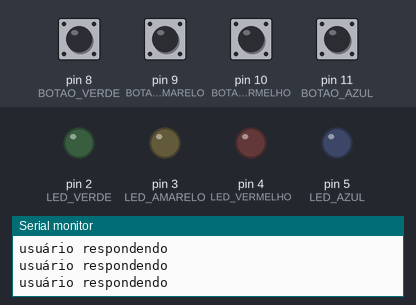
Bench run of a sketch on a simulated Arduino Uno, built with avr-gcc and run on an emulated ATmega328P. Parts: output pins drawn as LEDs (lit = HIGH), the last lines printed to the serial monitor. Dashed ring = blinking. The inputs (shaded band) are chosen by the test bench; at power-on: pin 8 (BOTAO_VERDE), pin 9 (BOTAO_AMARELO), pin 10 (BOTAO_VERMELHO), pin 11 (BOTAO_AZUL) HIGH. Random numbers use the default seed unless the sketch sets one.

Above: at 3.8 s.
3.9 s: pin 9 (BOTAO_AMARELO) pulled LOW for 0.65 s
At 4.8 s:
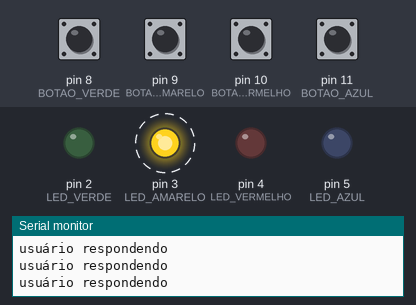
At 6.5 s:
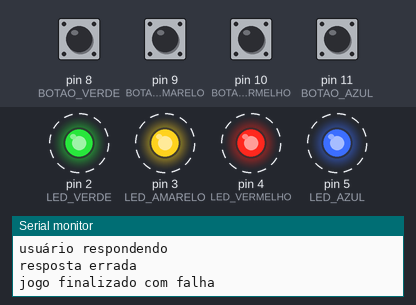
Timing chart, 0 to 13.7 s (numbered marks = the images above; inputs shaded):
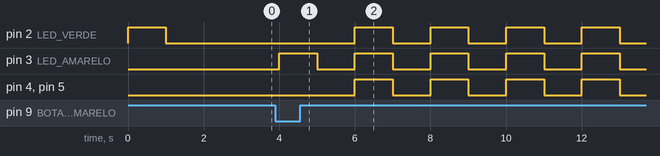

Measured:
- after the input at 3.9 s, pin 2 (LED_VERDE), pin 4 (LED_VERMELHO), pin 5 (LED_AZUL): alternates HIGH for 1.0 s and LOW for 1.0 s, starting after 2.1 s; pin 3 (LED_AMARELO): alternates HIGH for 1.0 s and LOW for 1.0 s, starting after 0.10 s

The sketch:

sketch.ino
```cpp
#define LED_VERDE 2
#define LED_AMARELO 3
#define LED_VERMELHO 4
#define LED_AZUL 5
#define INDEFINIDO -1

#define BOTAO_VERDE 8
#define BOTAO_AMARELO 9
#define BOTAO_VERMELHO 10
#define BOTAO_AZUL 11

#define UM_SEGUNDO 1000
#define MEIO_SEGUNDO 500

#define TAMANHO_SEQUENCIA 4

enum Estados{
   PRONTO_PARA_PROX_RODADA,
   USUARIO_RESPONDENDO,
   JOGO_FINALIZADO_SUCESSO,
   JOGO_FINALIZADO_FALHA
};

int sequenciaLuzes[TAMANHO_SEQUENCIA];
int rodada = 0;
int ledsRespondidos = 0;

void setup(){
    Serial.begin(9600);
    iniciaPortas();
    iniciaJogo();
}

void iniciaJogo(){
   int jogo = analogRead(0);
   randomSeed(jogo);
   for (int indicie = 0; indicie < TAMANHO_SEQUENCIA; indicie++){
      sequenciaLuzes[indicie] = random(LED_VERDE, LED_AZUL +1);
   }
}

int sorteiaCor(){
   return random(LED_VERDE, LED_AZUL +1);
}

void iniciaPortas(){
    pinMode(LED_VERDE, OUTPUT);
    pinMode(LED_AMARELO, OUTPUT);
    pinMode(LED_VERMELHO, OUTPUT);
    pinMode(LED_AZUL, OUTPUT);

    pinMode(BOTAO_VERDE, INPUT_PULLUP);
    pinMode(BOTAO_AMARELO, INPUT_PULLUP);
    pinMode(BOTAO_VERMELHO, INPUT_PULLUP);
    pinMode(BOTAO_AZUL, INPUT_PULLUP);
}


void loop(){
   switch(estadoAtual()){
      case PRONTO_PARA_PROX_RODADA:
         Serial.println("pronto para prox rodada");
         preparaNovaRodada();
         break;
      case USUARIO_RESPONDENDO:
         Serial.println("usuário respondendo");
         processaRespostaUsuario();
         break;
      case JOGO_FINALIZADO_SUCESSO:
         Serial.println("jogo finalizado com sucesso");
         jogoFinalizadoComSucesso();
         break;
      case JOGO_FINALIZADO_FALHA:
         Serial.println("jogo finalizado com falha");
         jogoFinalizadoComFalha();
         break;
   }
   delay(500);
}

void preparaNovaRodada(){
   rodada++;
   ledsRespondidos = 0;
   if(rodada <= TAMANHO_SEQUENCIA){
      tocaLedsRodada();
   }
}

void processaRespostaUsuario(){
   int resposta = checaRespostaJogador();
   if(resposta == INDEFINIDO){
      return;
   }
   if(resposta == sequenciaLuzes[ledsRespondidos]){
      ledsRespondidos++;
   }else{
      Serial.println("resposta errada");
      rodada = TAMANHO_SEQUENCIA +2;
   }
}

int estadoAtual(){
   if(rodada <= TAMANHO_SEQUENCIA){
      if(ledsRespondidos== rodada){
      return PRONTO_PARA_PROX_RODADA;
      }else{
         return USUARIO_RESPONDENDO;
      }
   }else if(rodada == TAMANHO_SEQUENCIA + 1){
      return JOGO_FINALIZADO_SUCESSO;
   }else{
      return JOGO_FINALIZADO_FALHA;
   }
}

void tocaLedsRodada(){
   for(int indice = 0; indice < rodada; indice++){
      piscaLed(sequenciaLuzes[indice]);
   }
}

int checaRespostaJogador() {
  if(digitalRead(BOTAO_VERDE) == LOW) {
     return piscaLed(LED_VERDE);
  }
  if(digitalRead(BOTAO_AMARELO) == LOW) {
     return piscaLed(LED_AMARELO);
  }
  if(digitalRead(BOTAO_VERMELHO) == LOW) {
     return piscaLed(LED_VERMELHO);
  }
  if(digitalRead(BOTAO_AZUL) == LOW) {
     return piscaLed(LED_AZUL);
  }
  return INDEFINIDO;
}

void jogoFinalizadoComSucesso(){
   piscaLed(LED_VERDE);
   piscaLed(LED_AMARELO);
   piscaLed(LED_VERMELHO);
   piscaLed(LED_AZUL);
   delay(MEIO_SEGUNDO);
}

void jogoFinalizadoComFalha(){
   digitalWrite(LED_VERDE, HIGH);
   digitalWrite(LED_AMARELO, HIGH);
   digitalWrite(LED_VERMELHO, HIGH);
   digitalWrite(LED_AZUL, HIGH);
   delay(UM_SEGUNDO);
   digitalWrite(LED_VERDE, LOW);
   digitalWrite(LED_AMARELO, LOW);
   digitalWrite(LED_VERMELHO, LOW);
   digitalWrite(LED_AZUL, LOW);
   delay(MEIO_SEGUNDO);
}


int piscaLed(int portaLed){
  digitalWrite(portaLed,HIGH);
  delay(UM_SEGUNDO);
  digitalWrite(portaLed,LOW);
  delay(MEIO_SEGUNDO);
  return portaLed;
}
```
